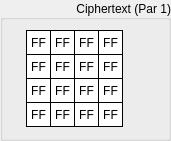
     <widget class="QGroupBox" name="groupOutCipher1">
      <property name="geometry">
       <rect>
        <x>520</x>
        <y>170</y>
        <width>171</width>
        <height>141</height>
       </rect>
      </property>
      <property name="sizePolicy">
       <sizepolicy hsizetype="Fixed" vsizetype="Fixed">
        <horstretch>0</horstretch>
        <verstretch>0</verstretch>
       </sizepolicy>
      </property>
      <property name="styleSheet">
       <string notr="true"/>
      </property>
      <property name="title">
       <string>Ciphertext (Par 1)</string>
      </property>
      <property name="alignment">
       <set>Qt::AlignRight|Qt::AlignTrailing|Qt::AlignVCenter</set>
      </property>
      <widget class="QLabel" name="outCipherPair1Byte15">
       <property name="enabled">
        <bool>true</bool>
       </property>
       <property name="geometry">
        <rect>
         <x>98</x>
         <y>102</y>
         <width>25</width>
         <height>25</height>
        </rect>
       </property>
       <property name="sizePolicy">
        <sizepolicy hsizetype="Fixed" vsizetype="Fixed">
         <horstretch>0</horstretch>
         <verstretch>0</verstretch>
        </sizepolicy>
       </property>
       <property name="font">
        <font>
         <kerning>true</kerning>
        </font>
       </property>
       <property name="layoutDirection">
        <enum>Qt::LeftToRight</enum>
       </property>
       <property name="styleSheet">
        <string notr="true">QLabel {
	 border-width: 1px;
     border-style: solid;
     border-color: black; 
     background-color: white;
}</string>
       </property>
       <property name="text">
        <string>FF</string>
       </property>
       <property name="alignment">
        <set>Qt::AlignCenter</set>
       </property>
      </widget>
      <widget class="QLabel" name="outCipherPair1Byte13">
       <property name="enabled">
        <bool>true</bool>
       </property>
       <property name="geometry">
        <rect>
         <x>98</x>
         <y>54</y>
         <width>25</width>
         <height>25</height>
        </rect>
       </property>
       <property name="sizePolicy">
        <sizepolicy hsizetype="Fixed" vsizetype="Fixed">
         <horstretch>0</horstretch>
         <verstretch>0</verstretch>
        </sizepolicy>
       </property>
       <property name="font">
        <font>
         <kerning>true</kerning>
        </font>
       </property>
       <property name="layoutDirection">
        <enum>Qt::LeftToRight</enum>
       </property>
       <property name="styleSheet">
        <string notr="true">QLabel {
	 border-width: 1px;
     border-style: solid;
     border-color: black; 
     background-color: white;
}</string>
       </property>
       <property name="text">
        <string>FF</string>
       </property>
       <property name="alignment">
        <set>Qt::AlignCenter</set>
       </property>
      </widget>
      <widget class="QLabel" name="outCipherPair1Byte14">
       <property name="enabled">
        <bool>true</bool>
       </property>
       <property name="geometry">
        <rect>
         <x>98</x>
         <y>78</y>
         <width>25</width>
         <height>25</height>
        </rect>
       </property>
       <property name="sizePolicy">
        <sizepolicy hsizetype="Fixed" vsizetype="Fixed">
         <horstretch>0</horstretch>
         <verstretch>0</verstretch>
        </sizepolicy>
       </property>
       <property name="font">
        <font>
         <kerning>true</kerning>
        </font>
       </property>
       <property name="layoutDirection">
        <enum>Qt::LeftToRight</enum>
       </property>
       <property name="styleSheet">
        <string notr="true">QLabel {
	 border-width: 1px;
     border-style: solid;
     border-color: black; 
     background-color: white;
}</string>
       </property>
       <property name="text">
        <string>FF</string>
       </property>
       <property name="alignment">
        <set>Qt::AlignCenter</set>
       </property>
      </widget>
      <widget class="QLabel" name="outCipherPair1Byte06">
       <property name="enabled">
        <bool>true</bool>
       </property>
       <property name="geometry">
        <rect>
         <x>50</x>
         <y>78</y>
         <width>25</width>
         <height>25</height>
        </rect>
       </property>
       <property name="sizePolicy">
        <sizepolicy hsizetype="Fixed" vsizetype="Fixed">
         <horstretch>0</horstretch>
         <verstretch>0</verstretch>
        </sizepolicy>
       </property>
       <property name="font">
        <font>
         <kerning>true</kerning>
        </font>
       </property>
       <property name="layoutDirection">
        <enum>Qt::LeftToRight</enum>
       </property>
       <property name="styleSheet">
        <string notr="true">QLabel {
	 border-width: 1px;
     border-style: solid;
     border-color: black; 
     background-color: white;
}</string>
       </property>
       <property name="text">
        <string>FF</string>
       </property>
       <property name="alignment">
        <set>Qt::AlignCenter</set>
       </property>
      </widget>
      <widget class="QLabel" name="outCipherPair1Byte04">
       <property name="enabled">
        <bool>true</bool>
       </property>
       <property name="geometry">
        <rect>
         <x>50</x>
         <y>30</y>
         <width>25</width>
         <height>25</height>
        </rect>
       </property>
       <property name="sizePolicy">
        <sizepolicy hsizetype="Fixed" vsizetype="Fixed">
         <horstretch>0</horstretch>
         <verstretch>0</verstretch>
        </sizepolicy>
       </property>
       <property name="font">
        <font>
         <kerning>true</kerning>
        </font>
       </property>
       <property name="layoutDirection">
        <enum>Qt::LeftToRight</enum>
       </property>
       <property name="styleSheet">
        <string notr="true">QLabel {
	 border-width: 1px;
     border-style: solid;
     border-color: black; 
     background-color: white;
}</string>
       </property>
       <property name="text">
        <string>FF</string>
       </property>
       <property name="alignment">
        <set>Qt::AlignCenter</set>
       </property>
      </widget>
      <widget class="QLabel" name="outCipherPair1Byte02">
       <property name="enabled">
        <bool>true</bool>
       </property>
       <property name="geometry">
        <rect>
         <x>26</x>
         <y>78</y>
         <width>25</width>
         <height>25</height>
        </rect>
       </property>
       <property name="sizePolicy">
        <sizepolicy hsizetype="Fixed" vsizetype="Fixed">
         <horstretch>0</horstretch>
         <verstretch>0</verstretch>
        </sizepolicy>
       </property>
       <property name="font">
        <font>
         <kerning>true</kerning>
        </font>
       </property>
       <property name="layoutDirection">
        <enum>Qt::LeftToRight</enum>
       </property>
       <property name="styleSheet">
        <string notr="true">QLabel {
	 border-width: 1px;
     border-style: solid;
     border-color: black; 
     background-color: white;
}</string>
       </property>
       <property name="text">
        <string>FF</string>
       </property>
       <property name="alignment">
        <set>Qt::AlignCenter</set>
       </property>
      </widget>
      <widget class="QLabel" name="outCipherPair1Byte10">
       <property name="enabled">
        <bool>true</bool>
       </property>
       <property name="geometry">
        <rect>
         <x>74</x>
         <y>78</y>
         <width>25</width>
         <height>25</height>
        </rect>
       </property>
       <property name="sizePolicy">
        <sizepolicy hsizetype="Fixed" vsizetype="Fixed">
         <horstretch>0</horstretch>
         <verstretch>0</verstretch>
        </sizepolicy>
       </property>
       <property name="font">
        <font>
         <kerning>true</kerning>
        </font>
       </property>
       <property name="layoutDirection">
        <enum>Qt::LeftToRight</enum>
       </property>
       <property name="styleSheet">
        <string notr="true">QLabel {
	 border-width: 1px;
     border-style: solid;
     border-color: black; 
     background-color: white;
}</string>
       </property>
       <property name="text">
        <string>FF</string>
       </property>
       <property name="alignment">
        <set>Qt::AlignCenter</set>
       </property>
      </widget>
      <widget class="QLabel" name="outCipherPair1Byte09">
       <property name="enabled">
        <bool>true</bool>
       </property>
       <property name="geometry">
        <rect>
         <x>74</x>
         <y>54</y>
         <width>25</width>
         <height>25</height>
        </rect>
       </property>
       <property name="sizePolicy">
        <sizepolicy hsizetype="Fixed" vsizetype="Fixed">
         <horstretch>0</horstretch>
         <verstretch>0</verstretch>
        </sizepolicy>
       </property>
       <property name="font">
        <font>
         <kerning>true</kerning>
        </font>
       </property>
       <property name="layoutDirection">
        <enum>Qt::LeftToRight</enum>
       </property>
       <property name="styleSheet">
        <string notr="true">QLabel {
	 border-width: 1px;
     border-style: solid;
     border-color: black; 
     background-color: white;
}</string>
       </property>
       <property name="text">
        <string>FF</string>
       </property>
       <property name="alignment">
        <set>Qt::AlignCenter</set>
       </property>
      </widget>
      <widget class="QLabel" name="outCipherPair1Byte01">
       <property name="enabled">
        <bool>true</bool>
       </property>
       <property name="geometry">
        <rect>
         <x>26</x>
         <y>54</y>
         <width>25</width>
         <height>25</height>
        </rect>
       </property>
       <property name="sizePolicy">
        <sizepolicy hsizetype="Fixed" vsizetype="Fixed">
         <horstretch>0</horstretch>
         <verstretch>0</verstretch>
        </sizepolicy>
       </property>
       <property name="font">
        <font>
         <kerning>true</kerning>
        </font>
       </property>
       <property name="layoutDirection">
        <enum>Qt::LeftToRight</enum>
       </property>
       <property name="styleSheet">
        <string notr="true">QLabel {
	 border-width: 1px;
     border-style: solid;
     border-color: black; 
     background-color: white;
}</string>
       </property>
       <property name="text">
        <string>FF</string>
       </property>
       <property name="alignment">
        <set>Qt::AlignCenter</set>
       </property>
      </widget>
      <widget class="QLabel" name="outCipherPair1Byte08">
       <property name="enabled">
        <bool>true</bool>
       </property>
       <property name="geometry">
        <rect>
         <x>74</x>
         <y>30</y>
         <width>25</width>
         <height>25</height>
        </rect>
       </property>
       <property name="sizePolicy">
        <sizepolicy hsizetype="Fixed" vsizetype="Fixed">
         <horstretch>0</horstretch>
         <verstretch>0</verstretch>
        </sizepolicy>
       </property>
       <property name="font">
        <font>
         <kerning>true</kerning>
        </font>
       </property>
       <property name="layoutDirection">
        <enum>Qt::LeftToRight</enum>
       </property>
       <property name="styleSheet">
        <string notr="true">QLabel {
	 border-width: 1px;
     border-style: solid;
     border-color: black; 
     background-color: white;
}</string>
       </property>
       <property name="text">
        <string>FF</string>
       </property>
       <property name="alignment">
        <set>Qt::AlignCenter</set>
       </property>
      </widget>
      <widget class="QLabel" name="outCipherPair1Byte00">
       <property name="enabled">
        <bool>true</bool>
       </property>
       <property name="geometry">
        <rect>
         <x>26</x>
         <y>30</y>
         <width>25</width>
         <height>25</height>
        </rect>
       </property>
       <property name="sizePolicy">
        <sizepolicy hsizetype="Fixed" vsizetype="Fixed">
         <horstretch>0</horstretch>
         <verstretch>0</verstretch>
        </sizepolicy>
       </property>
       <property name="font">
        <font>
         <kerning>true</kerning>
        </font>
       </property>
       <property name="layoutDirection">
        <enum>Qt::LeftToRight</enum>
       </property>
       <property name="styleSheet">
        <string notr="true">QLabel {
	 border-width: 1px;
     border-style: solid;
     border-color: black; 
     background-color: white;
}</string>
       </property>
       <property name="text">
        <string>FF</string>
       </property>
       <property name="alignment">
        <set>Qt::AlignCenter</set>
       </property>
       <property name="wordWrap">
        <bool>false</bool>
       </property>
      </widget>
      <widget class="QLabel" name="outCipherPair1Byte07">
       <property name="enabled">
        <bool>true</bool>
       </property>
       <property name="geometry">
        <rect>
         <x>50</x>
         <y>102</y>
         <width>25</width>
         <height>25</height>
        </rect>
       </property>
       <property name="sizePolicy">
        <sizepolicy hsizetype="Fixed" vsizetype="Fixed">
         <horstretch>0</horstretch>
         <verstretch>0</verstretch>
        </sizepolicy>
       </property>
       <property name="font">
        <font>
         <kerning>true</kerning>
        </font>
       </property>
       <property name="layoutDirection">
        <enum>Qt::LeftToRight</enum>
       </property>
       <property name="styleSheet">
        <string notr="true">QLabel {
	 border-width: 1px;
     border-style: solid;
     border-color: black; 
     background-color: white;
}</string>
       </property>
       <property name="text">
        <string>FF</string>
       </property>
       <property name="alignment">
        <set>Qt::AlignCenter</set>
       </property>
      </widget>
      <widget class="QLabel" name="outCipherPair1Byte12">
       <property name="enabled">
        <bool>true</bool>
       </property>
       <property name="geometry">
        <rect>
         <x>98</x>
         <y>30</y>
         <width>25</width>
         <height>25</height>
        </rect>
       </property>
       <property name="sizePolicy">
        <sizepolicy hsizetype="Fixed" vsizetype="Fixed">
         <horstretch>0</horstretch>
         <verstretch>0</verstretch>
        </sizepolicy>
       </property>
       <property name="font">
        <font>
         <kerning>true</kerning>
        </font>
       </property>
       <property name="layoutDirection">
        <enum>Qt::LeftToRight</enum>
       </property>
       <property name="styleSheet">
        <string notr="true">QLabel {
	 border-width: 1px;
     border-style: solid;
     border-color: black; 
     background-color: white;
}</string>
       </property>
       <property name="text">
        <string>FF</string>
       </property>
       <property name="alignment">
        <set>Qt::AlignCenter</set>
       </property>
      </widget>
      <widget class="QLabel" name="outCipherPair1Byte03">
       <property name="enabled">
        <bool>true</bool>
       </property>
       <property name="geometry">
        <rect>
         <x>26</x>
         <y>102</y>
         <width>25</width>
         <height>25</height>
        </rect>
       </property>
       <property name="sizePolicy">
        <sizepolicy hsizetype="Fixed" vsizetype="Fixed">
         <horstretch>0</horstretch>
         <verstretch>0</verstretch>
        </sizepolicy>
       </property>
       <property name="font">
        <font>
         <kerning>true</kerning>
        </font>
       </property>
       <property name="layoutDirection">
        <enum>Qt::LeftToRight</enum>
       </property>
       <property name="styleSheet">
        <string notr="true">QLabel {
	 border-width: 1px;
     border-style: solid;
     border-color: black; 
     background-color: white;
}</string>
       </property>
       <property name="text">
        <string>FF</string>
       </property>
       <property name="alignment">
        <set>Qt::AlignCenter</set>
       </property>
      </widget>
      <widget class="QLabel" name="outCipherPair1Byte11">
       <property name="enabled">
        <bool>true</bool>
       </property>
       <property name="geometry">
        <rect>
         <x>74</x>
         <y>102</y>
         <width>25</width>
         <height>25</height>
        </rect>
       </property>
       <property name="sizePolicy">
        <sizepolicy hsizetype="Fixed" vsizetype="Fixed">
         <horstretch>0</horstretch>
         <verstretch>0</verstretch>
        </sizepolicy>
       </property>
       <property name="font">
        <font>
         <kerning>true</kerning>
        </font>
       </property>
       <property name="layoutDirection">
        <enum>Qt::LeftToRight</enum>
       </property>
       <property name="styleSheet">
        <string notr="true">QLabel {
	 border-width: 1px;
     border-style: solid;
     border-color: black; 
     background-color: white;
}</string>
       </property>
       <property name="text">
        <string>FF</string>
       </property>
       <property name="alignment">
        <set>Qt::AlignCenter</set>
       </property>
      </widget>
      <widget class="QLabel" name="outCipherPair1Byte05">
       <property name="enabled">
        <bool>true</bool>
       </property>
       <property name="geometry">
        <rect>
         <x>50</x>
         <y>54</y>
         <width>25</width>
         <height>25</height>
        </rect>
       </property>
       <property name="sizePolicy">
        <sizepolicy hsizetype="Fixed" vsizetype="Fixed">
         <horstretch>0</horstretch>
         <verstretch>0</verstretch>
        </sizepolicy>
       </property>
       <property name="font">
        <font>
         <kerning>true</kerning>
        </font>
       </property>
       <property name="layoutDirection">
        <enum>Qt::LeftToRight</enum>
       </property>
       <property name="styleSheet">
        <string notr="true">QLabel {
	 border-width: 1px;
     border-style: solid;
     border-color: black; 
     background-color: white;
}</string>
       </property>
       <property name="text">
        <string>FF</string>
       </property>
       <property name="alignment">
        <set>Qt::AlignCenter</set>
       </property>
      </widget>
     </widget>
